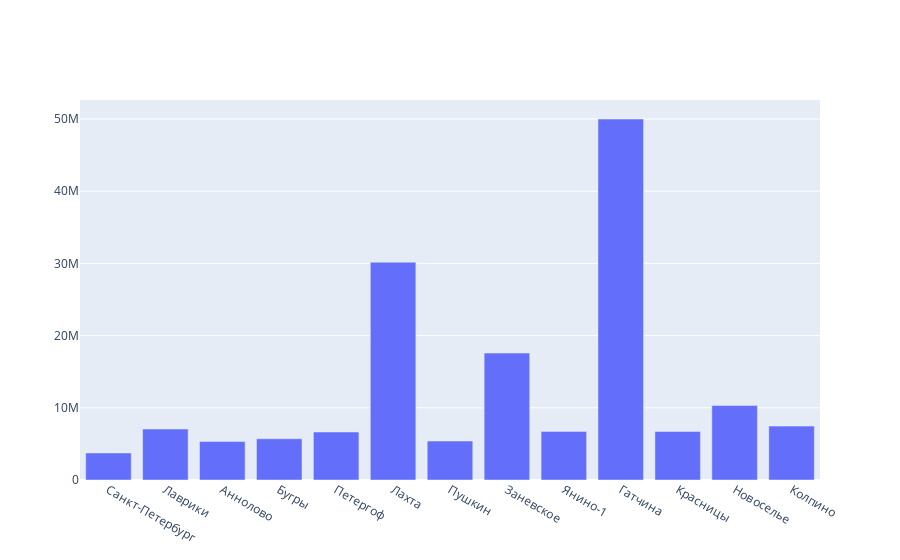

Notebook source saved alongside this figure:
### Markdown cell above
## По населенным пунктам

### Code cell
fig = go.Figure([go.Bar(
       y=df.groupby('locality_name')['price'].mean(),
       x=df.locality_name.unique(),
       name=column,
       )])
fig.show()

### Figure 1 — Plotly figure (JSON) as saved in the notebook; plotly's stock layout.template omitted (floating-point values rounded to 4 significant figures)
{"data": [{"name": "kitchen_space", "type": "bar", "x": ["Санкт-Петербург", "Лаврики", "Аннолово", "Бугры", "Петергоф", "Лахта", "Пушкин", "Заневское", "Янино-1", "Гатчина", "Красницы", "Новоселье", "Колпино"], "y": [3745900, 7060000.0, 5324000.0, 5711000.0, 6647000.0, 30170000.0, 5400000.0, 17580000.0, 6733000.0, 50000000, 6719000.0, 10310000.0, 7464000.0]}], "layout": {}}
